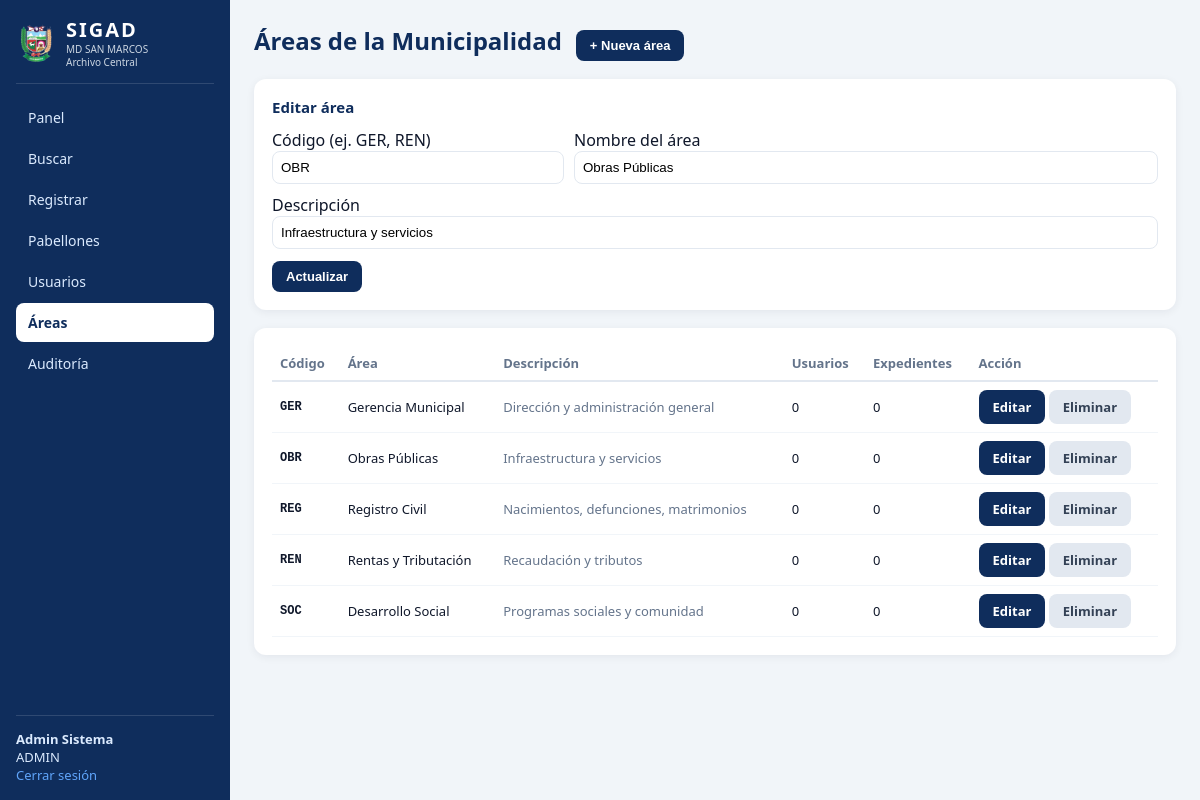
The page /areas.php?editar=3 (signed in) on the database its author committed.
### tables this page shows
CREATE TABLE areas (
    id          INT AUTO_INCREMENT PRIMARY KEY,
    codigo      VARCHAR(20)  NOT NULL UNIQUE,
    nombre      VARCHAR(150) NOT NULL,
    descripcion VARCHAR(255) NOT NULL DEFAULT ''
);

### areas.php (the view, shortened to what this page needs)
<?php
require_once 'config/config.php';
$db = db();
$edit = null;
if (isset($_GET['editar'])) {
    $eid = (int)$_GET['editar'];
    $edit = $db->prepare("SELECT * FROM areas WHERE id=?");
    $edit->execute([$eid]); $edit = $edit->fetch();
}
$areas = $db->query("SELECT a.*, (SELECT COUNT(*) FROM usuarios u WHERE u.cargo=a.nombre) us,
                            (SELECT COUNT(*) FROM expedientes x WHERE x.area_origen=a.nombre) exp
                     FROM areas a ORDER BY a.codigo")->fetchAll();
?>
<!DOCTYPE html><html lang="es"><head><meta charset="utf-8">
<link rel="icon" href="assets/logo-msm.png"><link rel="stylesheet" href="css/estilos.css">
<title>SIGAD · Áreas</title></head>
<body class="app"><aside class="side">
  <div class="marca"><img src="assets/logo-msm.png"><div><h2>SIGAD</h2>
    <div class="muni">MD SAN MARCOS<br>Archivo Central</div></div></div>
  <nav class="nav">
    <?= nav_html('Áreas') ?>
  </nav>
  <div class="me"><b><?= htmlspecialchars($_SESSION['nombre']) ?></b><br><?= $_SESSION['rol'] ?>
    <br><a href="logout.php" style="color:#60a5fa">Cerrar sesión</a></div>
</aside>
<main class="main">
  <div class="top"><h1>Áreas de la Municipalidad</h1>
    <button class="btn-sm" onclick="document.getElementById('frm').style.display='block'">+ Nueva área</button>
  </div>
  <div class="card" id="frm" style="display:<?= $edit ? 'block':'none' ?>;margin-bottom:18px">
    <h3><?= $edit ? 'Editar área' : 'Registrar nueva área' ?></h3>
    <form method="post">
      <div style="display:grid;grid-template-columns:1fr 2fr;gap:10px">
        <label>Código (ej. GER, REN)<input name="codigo" required value="<?= htmlspecialchars($edit['codigo'] ?? '') ?>"
            style="width:100%;padding:8px;border:1px solid #e2e8f0;border-radius:8px;text-transform:uppercase"></label>
        <label>Nombre del área<input name="nombre" required value="<?= htmlspecialchars($edit['nombre'] ?? '') ?>"
            style="width:100%;padding:8px;border:1px solid #e2e8f0;border-radius:8px"></label>
        <label style="grid-column:1/3">Descripción<input name="descripcion" value="<?= htmlspecialchars($edit['descripcion'] ?? '') ?>"
            style="width:100%;padding:8px;border:1px solid #e2e8f0;border-radius:8px"></label>
      </div>
      <button class="btn-sm" type="submit" style="margin-top:12px;background:#0f2d5c;color:#fff"><?= $edit ? 'Actualizar' : 'Guardar área' ?></button>
    </form>
  </div>
  <div class="card"><table>
    <tr><th>Código</th><th>Área</th><th>Descripción</th><th>Usuarios</th><th>Expedientes</th><th>Acción</th></tr>
    <?php foreach ($areas as $a): ?>
    <tr><td class="mono"><b><?= htmlspecialchars($a['codigo']) ?></b></td>
        <td><?= htmlspecialchars($a['nombre']) ?></td>
        <td class="muted"><?= htmlspecialchars($a['descripcion']) ?></td>
        <td><?= $a['us'] ?></td><td><?= number_format($a['exp']) ?></td>
        <td>
          <a class="btn-sm" href="areas.php?editar=<?= $a['id'] ?>">Editar</a>
          <a class="btn-sm btn-gray" href="areas.php?eliminar=<?= $a['id'] ?>" onclick="return confirm('¿Eliminar esta área?')">Eliminar</a>
        </td></tr>
    <?php endforeach; ?>
  </table></div>
</main></body></html>

### css/estilos.css (style rules this page uses)
:root { --azul:#0f2d5c;--azul2:#1e40af;--gris:#e2e8f0;--ok:#15803d;--warn:#b45309;--bad:#b91c1c }
* { box-sizing:border-box }
body { margin:0;font-family:Segoe UI,system-ui,Arial,sans-serif;background:#f1f5f9;color:#0f172a }
a { text-decoration:none;color:inherit }
.app { display:flex;min-height:100vh }
.side { position:fixed;top:0;left:0;bottom:0;width:230px;flex-shrink:0; background:var(--azul);color:#fff;display:flex;flex-direction:column;padding:16px; overflow-y:auto;z-index:10 }
.marca { display:flex;gap:10px;align-items:center;padding-bottom:14px;border-bottom:1px solid #ffffff22 }
.marca img { width:40px;height:40px }
.marca h2 { margin:0;font-size:20px;letter-spacing:2px }
.muni { font-size:10px;color:#cbd5e1;line-height:1.3 }
.nav { display:flex;flex-direction:column;margin-top:14px;gap:2px }
.me { margin-top:auto;font-size:13px;color:#dbeafe;padding-top:14px;border-top:1px solid #ffffff22 }
.main { margin-left:230px;flex:1;padding:24px;overflow:auto;min-height:100vh }
.top { display:flex;align-items:baseline;gap:14px;margin-bottom:18px }
.top h1 { margin:0;font-size:24px;color:var(--azul) }
.muted { color:#64748b;font-size:13px }
.card { background:#fff;border-radius:12px;padding:18px;box-shadow:0 2px 8px #0f172a10;margin-top:8px }
.card h3 { margin:0 0 12px;font-size:15px;color:var(--azul) }
table { width:100%;border-collapse:collapse;font-size:13px }
th { text-align:left;color:#64748b;font-weight:600;border-bottom:2px solid var(--gris);padding:8px }
td { padding:8px;border-bottom:1px solid #f1f5f9 }
.mono { font-family:ui-monospace,Menlo,monospace;font-size:12px }
.btn-sm { display:inline-block;padding:8px 14px;border:0;border-radius:8px;background:var(--azul); color:#fff;font-weight:600;cursor:pointer;font-size:13px }
.btn-gray { background:#e2e8f0;color:#334155 }

### rows shown on the page
areas: codigo "OBR", nombre "Obras Públicas", descripcion "Infraestructura y servicios", us "0", exp "0"
areas: codigo "GER", nombre "Gerencia Municipal", descripcion "Dirección y administración general", us "0", exp "0"
areas: codigo "REG", nombre "Registro Civil", descripcion "Nacimientos, defunciones, matrimonios", us "0", exp "0"
areas: codigo "REN", nombre "Rentas y Tributación", descripcion "Recaudación y tributos", us "0", exp "0"
areas: codigo "SOC", nombre "Desarrollo Social", descripcion "Programas sociales y comunidad", us "0", exp "0"

### other values the page prints
$nombre "Panel"
$nombre "Buscar"
$nombre "Registrar"
$nombre "Pabellones"
$nombre "Usuarios"
$nombre "Áreas"
$nombre "Auditoría"
$_SESSION['nombre'] "Admin Sistema"
$_SESSION['rol'] "ADMIN"
